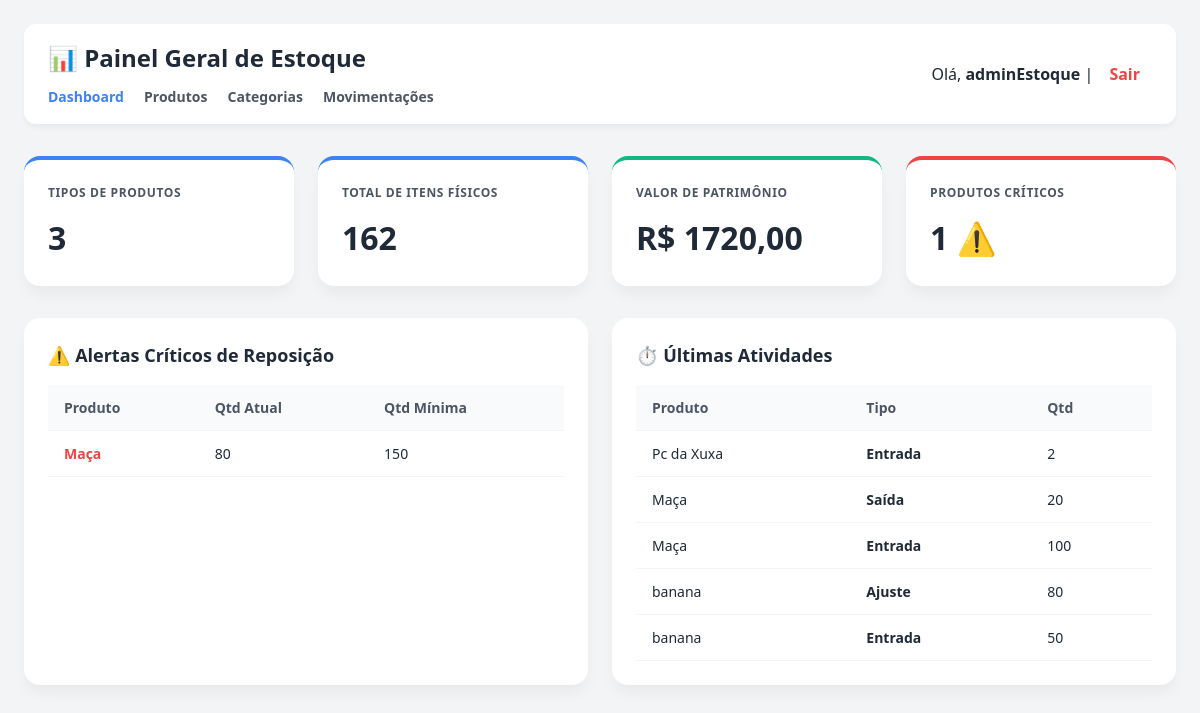
The page /estoque/dashboard (signed in) on the database as committed earlier.
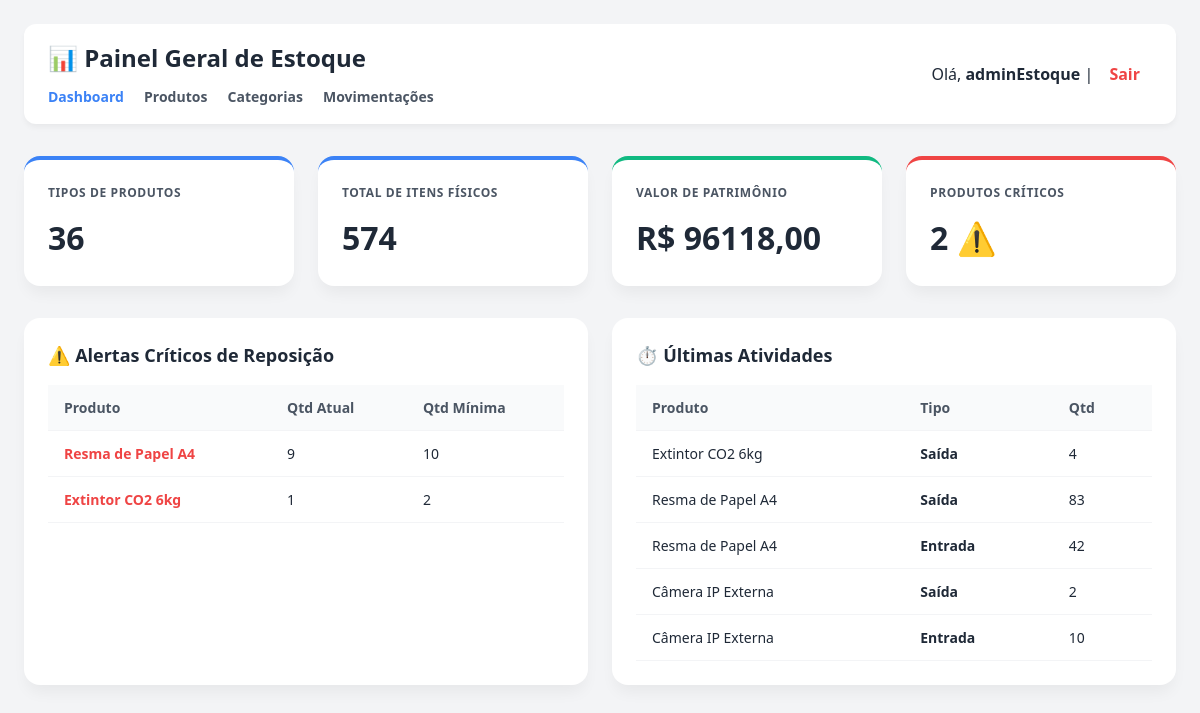
The same page on the database as committed later.
### estoque/models.py (models this page shows, shortened)
class Produto(models.Model):
    nome = models.CharField(max_length=100)
    descricao = models.CharField(max_length=250, blank=True)
    categoria = models.ForeignKey(Categoria, on_delete=models.SET_NULL, null=True, blank=True)
    quantidade = models.IntegerField(default=0)
    quantidade_minima = models.IntegerField(default=0)
    preco_unitario = models.DecimalField(max_digits=10, decimal_places=2, default=0.00)
    localizacao_deposito = models.CharField(max_length=100, blank=True, help_text="Ex: Corredor A, Prateleira 3")
    fornecedor_id = models.IntegerField(null=True, blank=True, help_text="ID do parceiro do Módulo de Fornecedores")
    cliente_reserva_id = models.IntegerField(null=True, blank=True, help_text="ID do Cliente se o item estiver reservado")
    status_reserva = models.BooleanField(default=False)
    @property
    def estoque_baixo(self):
        return self.quantidade <= self.quantidade_minima

class MovimentacaoEstoque(models.Model):
    TIPO_CHOICES = [
        ('ENTRADA', 'Entrada'),
        ('SAIDA', 'Saída'),
        ('AJUSTE', 'Ajuste'),
    ]
    produto = models.ForeignKey(Produto, on_delete=models.CASCADE, related_name='movimentacoes')
    tipo = models.CharField(max_length=10, choices=TIPO_CHOICES)
    quantidade = models.IntegerField()
    observacao = models.CharField(max_length=250, blank=True)
    data = models.DateTimeField(auto_now_add=True)
    usuario = models.ForeignKey(User, on_delete=models.SET_NULL, null=True, blank=True, help_text="Quem realizou")
    custo_total_financeiro = models.DecimalField(max_digits=12, decimal_places=2, default=0.00, help_text="Qtd x Preço no momento")

### estoque/views.py (the view)
# urls.py: path('dashboard', views.dashboard, name='dashboard'),
@login_required
def dashboard(request):
    total_produtos = Produto.objects.count()
    total_itens_fisicos = Produto.objects.aggregate(Sum('quantidade'))['quantidade__sum'] or 0
    produtos_baixo_estoque = [p for p in Produto.objects.all() if p.estoque_baixo]
    total_alertas = len(produtos_baixo_estoque)
    valor_total_estoque = Produto.objects.annotate(
        total_item=F('quantidade') * F('preco_unitario')
    ).aggregate(total=Sum('total_item', output_field=DecimalField()))['total'] or 0.00
    ultimas_movimentacoes = MovimentacaoEstoque.objects.select_related('produto').order_by('-data')[:5]
    context = {
        'total_produtos': total_produtos,
        'total_itens_fisicos': total_itens_fisicos,
        'total_alertas': total_alertas,
        'valor_total_estoque': valor_total_estoque,
        'ultimas_movimentacoes': ultimas_movimentacoes,
        'produtos_baixo_estoque': produtos_baixo_estoque,
    }
    return render(request, 'dashboard.html', context)

### estoque/templates/dashboard.html (shortened to what this page needs)
<!DOCTYPE html>
<html lang="pt-br">
<head>
</head>
<body>
<div class="topo">
    <div>
        <h1>📊 Painel Geral de Estoque</h1>
        <div class="nav">
            <a href="/estoque/dashboard" class="active">Dashboard</a>
            <a href="/estoque/listar">Produtos</a>
            <a href="/estoque/categorias">Categorias</a>
            <a href="/estoque/movimentacoes">Movimentações</a>
        </div>
    </div>
    <div>
        <span>Olá, <strong>{{ request.user.username }}</strong></span> |
        <a href="/logout" class="logout">Sair</a>
    </div>
</div>
<div class="grid-cards">
    <div class="card">
        <h3>Tipos de Produtos</h3>
        <div class="valor">{{ total_produtos }}</div>
    </div>
    <div class="card">
        <h3>Total de Itens Físicos</h3>
        <div class="valor">{{ total_itens_fisicos }}</div>
    </div>
    <div class="card sucesso">
        <h3>Valor de Patrimônio</h3>
        <div class="valor">R$ {{ valor_total_estoque|floatformat:2 }}</div>
    </div>
    <div class="card {% if total_alertas > 0 %}alerta{% endif %}">
        <h3>Produtos Críticos</h3>
        <div class="valor">{{ total_alertas }} ⚠️</div>
    </div>
</div>
<div class="conteudo-flex">
    <div class="coluna">
        <h2>⚠️ Alertas Críticos de Reposição</h2>
        <table>
            <thead>
                <tr><th>Produto</th><th>Qtd Atual</th><th>Qtd Mínima</th></tr>
            </thead>
            <tbody>
                {% for prod in produtos_baixo_estoque %}
                <tr>
                    <td style="color: var(--danger); font-weight: bold;">{{ prod.nome }}</td>
                    <td>{{ prod.quantidade }}</td>
                    <td>{{ prod.quantidade_minima }}</td>
                </tr>
                {% empty %}
                <tr><td colspan="3" style="color: var(--success); font-weight: 600; text-align: center; padding: 20px;">Todos os níveis saudáveis! 🎉</td></tr>
                {% endfor %}
            </tbody>
        </table>
    </div>
    <div class="coluna">
        <h2>⏱️ Últimas Atividades</h2>
        <table>
            <thead>
                <tr><th>Produto</th><th>Tipo</th><th>Qtd</th></tr>
            </thead>
            <tbody>
                {% for mov in ultimas_movimentacoes %}
                <tr>
                    <td>{{ mov.produto.nome }}</td>
                    <td><strong>{{ mov.get_tipo_display }}</strong></td>
                    <td>{{ mov.quantidade }}</td>
                </tr>
                {% endfor %}
            </tbody>
        </table>
    </div>
</div>
</body>
</html>

Rows that differ between the two databases and show on the page:
removed Produto: nome "Maça", quantidade "80", quantidade_minima "150"
removed MovimentacaoEstoque: produto.nome "Pc da Xuxa", tipo "Entrada", quantidade "2"
removed MovimentacaoEstoque: produto.nome "Maça", tipo "Saída", quantidade "20"
removed MovimentacaoEstoque: produto.nome "Maça", tipo "Entrada", quantidade "100"
removed MovimentacaoEstoque: produto.nome "banana", tipo "Ajuste", quantidade "80"
removed MovimentacaoEstoque: produto.nome "banana", tipo "Entrada", quantidade "50"
added Produto: nome "Resma de Papel A4", quantidade "9", quantidade_minima "10"
added Produto: nome "Extintor CO2 6kg", quantidade "1", quantidade_minima "2"
added MovimentacaoEstoque: produto.nome "Extintor CO2 6kg", tipo "Saída", quantidade "4"
added MovimentacaoEstoque: produto.nome "Resma de Papel A4", tipo "Saída", quantidade "83"
added MovimentacaoEstoque: produto.nome "Resma de Papel A4", tipo "Entrada", quantidade "42"
added MovimentacaoEstoque: produto.nome "Câmera IP Externa", tipo "Saída", quantidade "2"
added MovimentacaoEstoque: produto.nome "Câmera IP Externa", tipo "Entrada", quantidade "10"
Other text that changed with them:
{{ total_produtos }}: "3" → "36"
{{ total_itens_fisicos }}: "162" → "574"
{{ valor_total_estoque|floatformat:2 }}: "1720,00" → "96118,00"
{{ total_alertas }}: "1" → "2"
